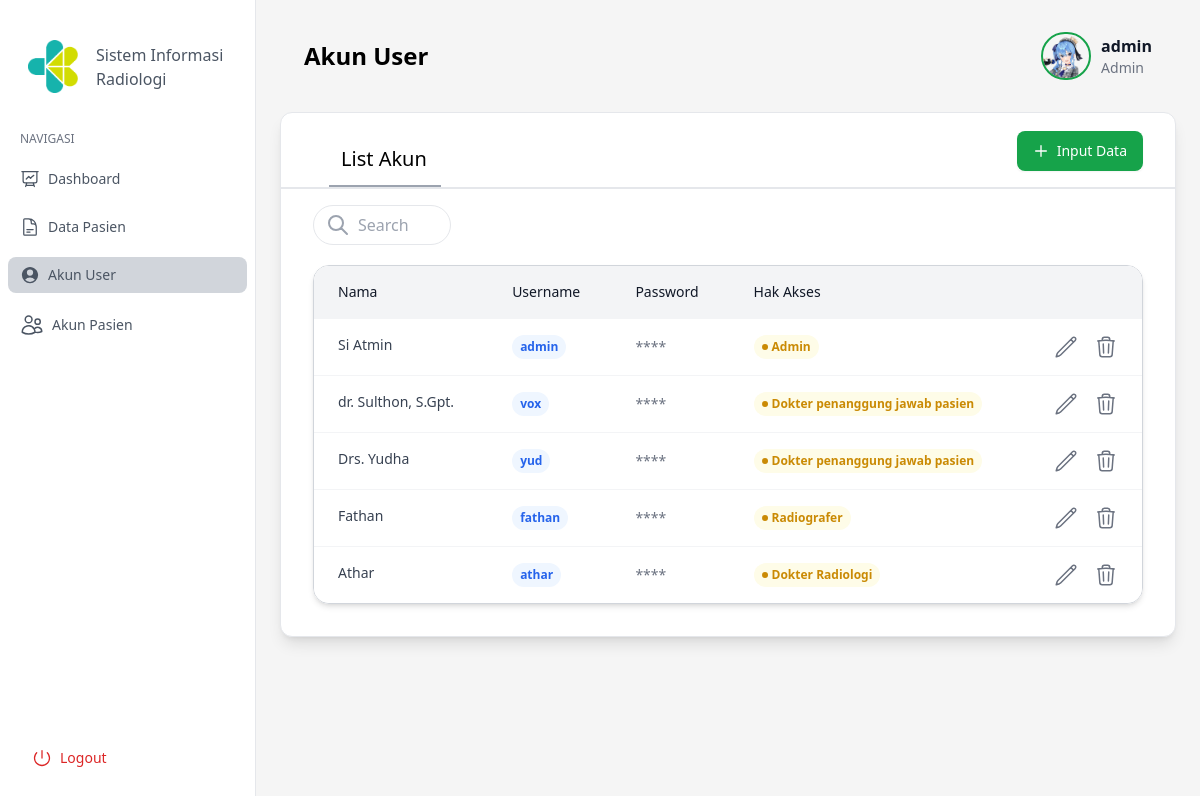
The page /user.php (signed in) on the database its author committed.
### tables this page shows
CREATE TABLE `user` (
  `ID_USER` int NOT NULL,
  `nama` varchar(50) NOT NULL,
  `username` varchar(50) NOT NULL,
  `password` varchar(50) NOT NULL,
  `hak_akses` varchar(20) NOT NULL,
  `dibuat` varchar(20) NOT NULL
);

### user.php (the view, shortened to what this page needs)
<?php
include 'koneksi.php';
$user_type = empty($_SESSION['usertype']) ? '' : $_SESSION['usertype'];
$search = '';
if (isset($_GET['search'])) {
    $search = $_GET['search'];
    $sql = "SELECT * FROM user WHERE hak_akses != 'pasien' AND (nama LIKE '%$search%' OR username LIKE '%$search%' OR hak_akses LIKE '%$search%') ORDER BY hak_akses";
    $q = mysqli_query($connect, $sql);
} else {
    $sql = "SELECT * FROM user WHERE hak_akses != 'pasien' ORDER BY hak_akses";
    $q = mysqli_query($connect, $sql);
}
?>
<!DOCTYPE html>
<html lang="en">
<head>
    <script src="https://cdn.tailwindcss.com"></script>
</head>
<main style="display: flex;">
    <?php include 'navbar.php'; ?>
    <div class="flex-1 p-6 pt-0 ml-64">
        <div class="p-6 py-6 flex justify-between items-center">
            <h1 class="text-2xl font-bold">Akun User</h1>
            <a class="navbar-brand flex items-center my-2">
                <img src="img/suisei.png" alt="Profile" width="50" height="50" class="rounded-full border-2" id="logo"
                    style="margin-right: 10px; border-color: #16a34a;">
                <?php include 'profile.php'; ?>
            </a>
        </div>
        <div class="bg-white border rounded-xl shadow-lg px-8 py-4 w-full">
            <div class="flex justify-between items-center">
                <div>
                    <h2 class="text-xl ml-7 mt-4">List Akun</h2>
                </div>
                <div class="inline-flex items-center rounded-md shadow-sm">
                    <a href="edit_user.php">
                        <button
                            class="flex items-center bg-green-600 hover:bg-green-700 text-white text-sm font-medium px-4 py-2.5 rounded-lg">
                            <svg xmlns="http://www.w3.org/2000/svg" class="w-4 h-4 mr-2" fill="none" viewBox="0 0 24 24"
                                stroke="currentColor" stroke-width="2">
                                <path stroke-linecap="round" stroke-linejoin="round" d="M12 4v16m8-8H4" />
                            </svg>
                            <span>Input Data</span>
                        </button>
                    </a>
                </div>
            </div>
            <hr class="border-t-2 border-gray-400 transform translate-y-1 -mx-8 mt-2 ml-4 w-28">
            <hr class="border border-gray-200 transform translate-y-1 -mx-8">
            <form action="" method="GET">
                <div
                    class="w-2/12 h-10 pl-3 pr-2 my-5 bg-white border rounded-full flex justify-between items-center relative">
                    <button type="submit"
                        class="mr-2 outline-none focus:outline-none active:outline-none text-gray-400 hover:text-gray-700">
                        <svg fill="none" stroke="currentColor" stroke-linecap="round" stroke-linejoin="round"
                            stroke-width="2" viewBox="0 0 24 24" class="w-6 h-6">
                            <path d="M21 21l-6-6m2-5a7 7 0 11-14 0 7 7 0 0114 0z"></path>
                        </svg>
                    </button>
                    <input type="search" name="search" id="search" placeholder="Search" value="<?php echo $search ?>"
                        class="appearance-none w-full outline-none focus:outline-none active:outline-none" />
                </div>
            </form>
            <div class="overflow-hidden rounded-2xl border border-gray-300 shadow-md mb-4">
                <?php if (mysqli_num_rows($q) == 0) { ?>
                    <div class="flex bg-red-100 rounded-lg p-4 text-sm text-red-700" role="alert">
                        <svg class="w-5 h-5 inline mr-3" fill="currentColor" viewBox="0 0 20 20"
                            xmlns="http://www.w3.org/2000/svg">
                            <path fill-rule="evenodd"
                                d="M18 10a8 8 0 11-16 0 8 8 0 0116 0zm-7-4a1 1 0 11-2 0 1 1 0 012 0zM9 9a1 1 0 000 2v3a1 1 0 001 1h1a1 1 0 100-2v-3a1 1 0 00-1-1H9z"
                                clip-rule="evenodd"></path>
                        </svg>
                        <div>
                            <span class="font-medium">Data  tidak ditemukan!</span> Periksa kembali kata kunci pencarian
                        </div>
                    </div>
                <?php } else { ?>
                <table class="w-full border-collapse bg-white text-left text-sm text-gray-500">
                    <thead class="bg-gray-100">
                        <tr>
                            <th scope="col" class="px-6 py-4 font-medium text-gray-900">Nama</th>
                            <th scope="col" class="px-6 py-4 font-medium text-gray-900">Username</th>
                            <th scope="col" class="px-6 py-4 font-medium text-gray-900">Password</th>
                            <th scope="col" class="px-6 py-4 font-medium text-gray-900">Hak Akses</th>
                            <th scope="col" class="px-6 py-4 font-medium text-gray-900"></th>
                        </tr>
                    </thead>
                    <tbody class="divide-y divide-gray-100 border-t border-gray-100">
                        <?php while ($db = mysqli_fetch_array($q)) { ?>
                            <tr class="hover:bg-gray-50">
                                <th class="flex gap-3 px-6 py-4 font-normal text-gray-900">
                                    <div class="font-medium text-gray-700">
                                        <?= $db['nama'] ?>
                                    </div>
                                </th>
                                <td class="px-6 py-4">
                                    <div class="flex gap-2">
                                        <span
                                            class="inline-flex items-center gap-1 rounded-full bg-blue-50 px-2 py-1 text-xs font-semibold text-blue-600">
                                            <?= $db['username'] ?>
                                        </span>
                                    </div>
                                </td>
                                <td class="px-6 py-4">
                                    <?= str_repeat('*', strlen($db['password'])) ?>
                                </td>
                                <td class="px-6 py-4">
                                    <div class="flex gap-2">
                                        <span
                                            class="inline-flex items-center gap-1 rounded-full bg-yellow-50 px-2 py-1 text-xs font-semibold text-yellow-600">
                                            <span class="h-1.5 w-1.5 rounded-full bg-yellow-600"></span>
                                            <?php if ($db['hak_akses'] == "admin") {
                                                echo "Admin";
                                            } else if ($db['hak_akses'] == "radiologi") {
                                                echo "Dokter Radiologi";
                                            } else if ($db['hak_akses'] == "pasien") {
                                                echo "Pasien";
                                            } else if ($db['hak_akses'] == "dpjp") {
                                                echo "Dokter penanggung jawab pasien";
                                            } else if ($db['hak_akses'] == "radiografer") {
                                                echo "Radiografer";
                                            } ?>
                                        </span>
                                    </div>
                                </td>
                                <td class="px-6 py-4">
                                    <div class="flex justify-end gap-4">
                                        <a x-data="{ tooltip: 'Edite' }" href="edit_user.php?op=edit&id=<?= $db['ID_USER'] ?>">
                                        </a>
                                        <a x-data="{ tooltip: 'Delete' }" href="user.php?op=delete&id=<?= $db['ID_USER'] ?>"
                                            onclick="return confirm('Are you sure you want to delete this user?')">
                                        </a>
                                    </div>
                                </td>
                            </tr>
                        <?php } ?>
                    </tbody>
                </table>
                <?php } ?>
            </div>
        </div>
    </div>
</main>
</body>
</html>

### navbar.php (shortened to what this page needs)
<aside
  class="fixed-sidebar flex flex-col w-64 h-full pb-6 px-5 py-8 overflow-y-auto bg-white border-r rtl:border-r-0 rtl:border-l">
  <a class="navbar-brand text-gray-600 flex items-center pl-2 my-2">
    <img src="img/sr.png" alt="" width="50" height="50" class="d-inline-block" id="logo" style="margin-right: 10px">
    <span class="ml-2">Sistem Informasi Radiologi</span>
  </a>
  <div class="flex flex-col justify-between flex-1 mt-6">
    <nav class="-mx-3 space-y-6 ">
      <div class="space-y-3 ">
        <label class="px-3 text-xs text-gray-500 uppercase ">navigasi</label>
        <a class="flex items-center px-3 py-2 <?php echo basename($_SERVER['PHP_SELF']) == 'dashboard.php' ? 'bg-gray-300' : ''; ?> text-gray-600 transition-colors duration-300 transform rounded-lg hover:bg-gray-200 hover:text-gray-700"
          href="dashboard.php">
          <span class="mx-2 text-sm font-medium">Dashboard</span>
        </a>
        <a class="flex items-center px-3 py-2 <?php echo in_array(basename($_SERVER['PHP_SELF']), ['pasien.php', 'edit_pasien.php']) ? 'bg-gray-300' : ''; ?> text-gray-600 transition-colors duration-300 transform rounded-lg  hover:bg-gray-200 hover:text-gray-700"
          href="pasien.php">
          <span class="mx-2 text-sm font-medium">Data Pasien</span>
        </a>
        <?php if ($user_type == "admin") { ?>
          <a class="flex items-center px-3 py-2 <?php echo in_array(basename($_SERVER['PHP_SELF']), ['user.php', 'edit_user.php']) ? 'bg-gray-300' : ''; ?> text-gray-600 transition-colors duration-300 transform rounded-lg  hover:bg-gray-200 hover:text-gray-700"
            href="user.php">
            <span class="mx-2 text-sm font-medium">Akun User</span>
          </a>
        <?php } ?>
        <?php if ($user_type != 'pasien') { ?>
          <a class="flex items-center px-3 py-2 <?php echo basename($_SERVER['PHP_SELF']) == 'akun_pasien.php' ? 'bg-gray-300' : ''; ?> text-gray-600 transition-colors duration-300 transform rounded-lg  hover:bg-gray-200 hover:text-gray-700"
            href="akun_pasien.php">
            <span class="mx-2 text-sm font-medium">Akun Pasien</span>
          </a>
        <?php } ?>
      </div>
    </nav>
    <a class="flex align-bottom items-center px-3 mt-20 py-2 text-red-600 transition-colors duration-300 transform rounded-lg hover:bg-gray-200 hover:text-red-600"
      href="logout.php">
      <span class="mx-2 text-sm font-medium">Logout</span>
    </a>
  </div>
</aside>

### profile.php
<?php
if ($_SESSION['usertype'] == 'pasien') {
    $profil_akses = "Pasien";
} elseif ($_SESSION['usertype'] == 'dpjp') {
    $profil_akses = "DPJP";
} elseif ($_SESSION['usertype'] == 'admin') {
    $profil_akses = "Admin";
} elseif ($_SESSION['usertype'] == 'radiografer') {
    $profil_akses = "Radiografer";
} elseif ($_SESSION['usertype'] == 'radiologi') {
    $profil_akses = "Dokter Radiologi";
}
?>
<div>
    <span class="block font-bold text-gray-900"><?= $_SESSION['login'] ?></span>
    <span class="block text-sm text-gray-500"><?= $profil_akses ?></span>
</div>

### user.php (style rules this page uses)
.fixed-sidebar { position: fixed; z-index: 1; }

### rows shown on the page
user: nama "Si Atmin", username "admin", password "****", hak_akses "Admin"
user: nama "dr. Sulthon, S.Gpt.", username "vox", password "****", hak_akses "Dokter penanggung jawab pasien"
user: nama "Drs. Yudha", username "yud", password "****", hak_akses "Dokter penanggung jawab pasien"
user: nama "Fathan", username "fathan", password "****", hak_akses "Radiografer"
user: nama "Athar", username "athar", password "****", hak_akses "Dokter Radiologi"

### other values the page prints
$_SESSION['login'] "admin"
$profil_akses "Admin"
